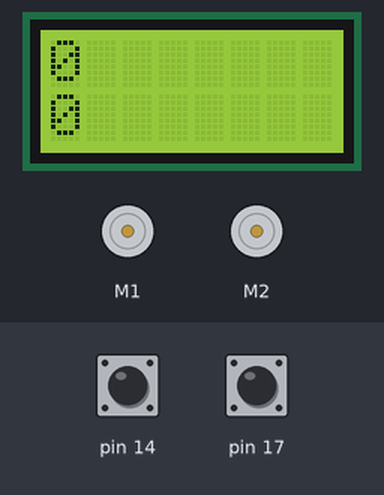
Recording of a program running on a simulated Arduino Leonardo, built with avr-gcc and run on an emulated ATmega32U4. On the bench: 8×2 character LCD, 2 × DC motor (green arrow = forward, orange = backward, longer = faster). Inputs (shaded band) come from the test bench; at power-on: pin 14 HIGH, pin 17 HIGH. What the program prints to the serial monitor is not drawn.

Above: at 1.2 s.
1.3 s: pin 14 pulled LOW for 0.15 s
At 2.6 s:
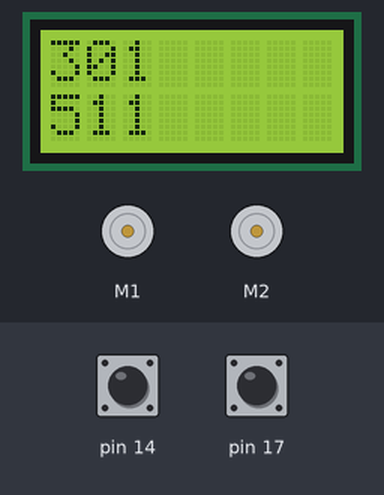
2.9 s: pin 17 pulled LOW for 1 s
At 4.6 s:
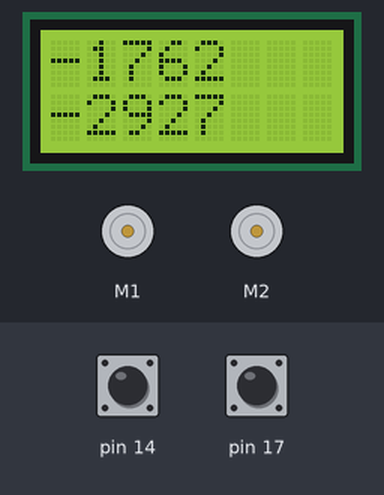
5.4 s: pin 14 pulled LOW for 1 s
At 7.6 s:
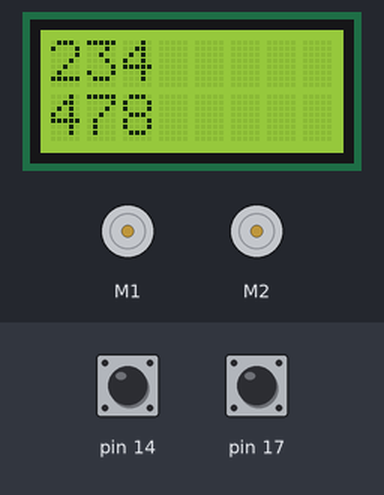
7.9 s: pin 17 pulled LOW for 0.15 s
At 9.0 s:
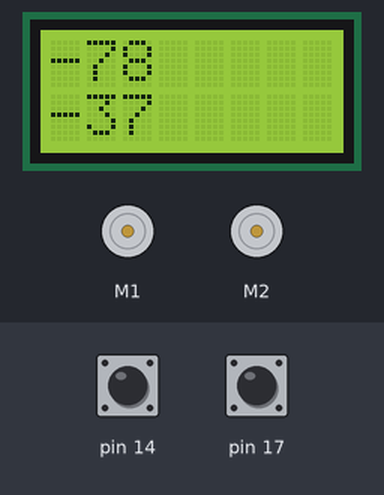
9.5 s: pin 14 pulled LOW for 1 s
At 10.8 s:
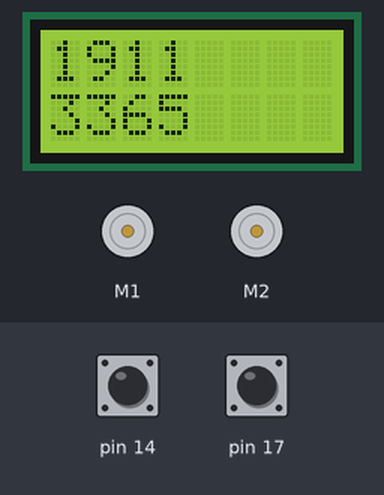
12.0 s: pin 17 driven LOW
At 12.55 s:
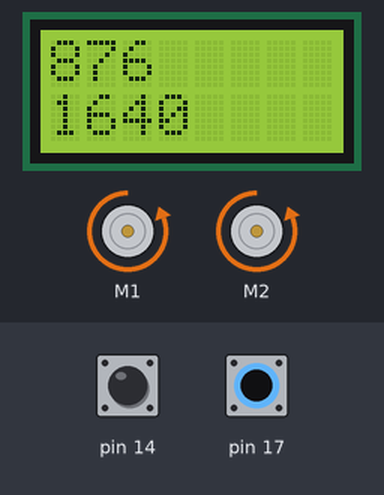
Timing chart, 0 to 14.5 s (numbered marks = the images above; inputs shaded):
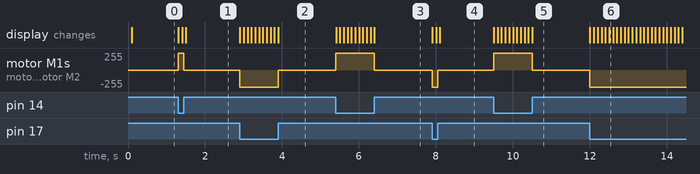

The program:

main.cpp
```cpp
/*
 * Shows how to read the encoders on the Zumo 32U4. The encoders can
 * tell you how far, and in which direction each motor has turned.
 *
 * Press and hold button A to drive both motors forward at full speed.
 *
 * Press and hold button C to drive both motors in reverse at full speed.
 *
 * Encoder counts are printed to the LCD and to the serial monitor.
 *
 * On the LCD, the top line shows the counts from the left encoder,
 * and the bottom line shows the counts from the right encoder.
 * Encoder errors should not happen, but if one does happen then the
 * buzzer will beep and an exclamation mark will appear temporarily
 * on the LCD.
 *
 * In the serial monitor, the first and second numbers represent
 * counts from the left and right encoders, respectively. The third
 * and fourth numbers represent errors from the left and right
 * encoders, respectively.
 *
 * Adapted from Zumo32U4 library example
 * https://github.com/pololu/zumo-32u4-arduino-library/blob/master/examples/Encoders/Encoders.ino
 */

#include <Zumo32U4.h>

namespace {
  Zumo32U4Motors motors = Zumo32U4Motors{};
  Zumo32U4Encoders encoders = Zumo32U4Encoders{};

  Zumo32U4LCD lcd = Zumo32U4LCD{};

  Zumo32U4ButtonA buttonA = Zumo32U4ButtonA{};
  Zumo32U4ButtonC buttonC = Zumo32U4ButtonC{};

  uint8_t lastDisplayTime = 0;
  uint8_t displayErrorLeftCountdown = 0;
  uint8_t displayErrorRightCountdown = 0;
} // namespace

void setup()
{
  // Initialize the LCD display
  lcd.init();

  // Uncomment this if the motors of your Zumo are backwards
  // motors.flipLeftMotor();
  // motors.flipRightMotor();
}

void loop()
{
  if ((uint8_t)(millis() - lastDisplayTime) >= 100)
  {
    lastDisplayTime = millis();

    int16_t countsLeft = encoders.getCountsLeft();
    int16_t countsRight = encoders.getCountsRight();

    bool errorLeft = encoders.checkErrorLeft();
    bool errorRight = encoders.checkErrorRight();

    if (encoders.checkErrorLeft()) {
      // An error occurred on the left encoder channel.
      // Display it on the LCD for the next 10 iterations and
      // also beep.
      displayErrorLeftCountdown = 10;
    }

    if (encoders.checkErrorRight()) {
      // An error occurred on the left encoder channel.
      // Display it on the LCD for the next 10 iterations and
      // also beep.
      displayErrorRightCountdown = 10;
    }

    // Update the LCD with encoder counts and error info.
    lcd.clear();
    lcd.print(countsLeft);
    lcd.gotoXY(0, 1);
    lcd.print(countsRight);

    if (displayErrorLeftCountdown) {
      // Show an exclamation point on the first line to
      // indicate an error from the left encoder.
      lcd.gotoXY(7, 0);
      lcd.print('!');
      displayErrorLeftCountdown--;
    }

    if (displayErrorRightCountdown) {
      // Show an exclamation point on the second line to
      // indicate an error from the left encoder.
      lcd.gotoXY(7, 1);
      lcd.print('!');
      displayErrorRightCountdown--;
    }

    // Send the information to the serial monitor also.
    char report[32] = {};
    snprintf(report, sizeof(report), "%6d %6d %1d %1d",
        countsLeft, countsRight, errorLeft, errorRight);

    Serial.println(report);
  }

  if (buttonA.isPressed()) {
    motors.setSpeeds(400, 400);
  }
  else if (buttonC.isPressed()) {
    motors.setSpeeds(-400, -400);
  }
  else {
    motors.setSpeeds(0, 0);
  }
}
```

Measured:
- after the input at 1.3 s, motor M1, motor M2: stopped → forward 255/255 at once, → stopped 0.15 s later; the display: first changes at once (image 1 shows a later state)
- after the input at 2.9 s, motor M1, motor M2: stopped → backward 255/255 at once, → stopped 1.0 s later; the display: first changes at once (image 2 shows a later state)
- after the input at 5.4 s, motor M1, motor M2: stopped → forward 255/255 at once, → stopped 1.0 s later; the display: first changes at once (image 3 shows a later state)
- after the input at 7.9 s, motor M1, motor M2: stopped → backward 255/255 at once, → stopped 0.15 s later; the display: first changes at once (image 4 shows a later state)
- after the input at 9.5 s, motor M1, motor M2: stopped → forward 255/255 at once, → stopped 1.0 s later; the display: first changes at once (image 5 shows a later state)
- after the input at 12.0 s, motor M1, motor M2: stopped → backward 255/255 at once; the display: first changes at once (image 6 shows a later state)
